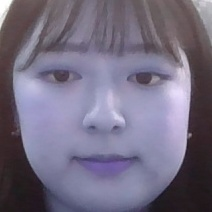
#> input picture dataset/User.1.1.jpg, 212 x 212 px; its folder holds 4 pictures in this run
$ jupyter execute --allow-errors face_learning.ipynb
#> lines starting #> are read from the running program, lines starting #| are printed output that depends on the picture
[cell 1]
import cv2
import numpy as np
from PIL import Image
import os

# Path for face image database
# path = './testset'
path = './dataset'
recognizer = cv2.face.LBPHFaceRecognizer_create()
detector = cv2.CascadeClassifier("haarcascade_frontalface_default.xml");

# function to get the images and label data
def getImagesAndLabels(path):
#> called with path = './dataset'
    imagePaths = [os.path.join(path,f) for f in os.listdir(path)]
    faceSamples=[]
    ids = []
    for imagePath in imagePaths:
        PIL_img = Image.open(imagePath).convert('L') # convert it to grayscale
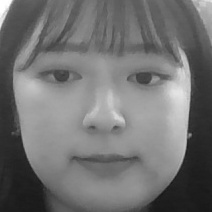
#> PIL_img: PIL image 212x212 L; min 22, max 255, mean 113.6
        img_numpy = np.array(PIL_img,'uint8')
        id = int(os.path.split(imagePath)[-1].split(".")[1])
        faces = detector.detectMultiScale(img_numpy)
#> faces = [[12, 13, 188, 188]]
        for (x,y,w,h) in faces:
            faceSamples.append(img_numpy[y:y+h,x:x+w])
            ids.append(id)
#> this loop made 1 pass
#> after the loop, faceSamples = 1 item; ids = [1]
#> pass 2 of the loop in getImagesAndLabels, `for imagePath in imagePaths:`:
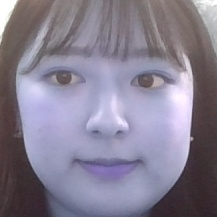
#> input picture dataset/User.1.10.jpg, 217 x 217 px
#> in getImagesAndLabels, `PIL_img = Image.open(imagePath).convert('L')`:
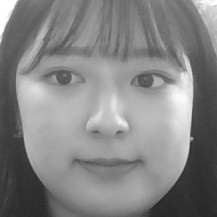
#> PIL_img: PIL image 217x217 L; min 37, max 255, mean 131.7
#> faces = [[14, 17, 189, 189]]
#> the loop in getImagesAndLabels, `for (x,y,w,h) in faces:` made 1 pass
#> after the loop in getImagesAndLabels, `for (x,y,w,h) in faces:`: faceSamples = 2 items; ids = [1, 1]
#> pass 3 of the loop in getImagesAndLabels, `for imagePath in imagePaths:`:
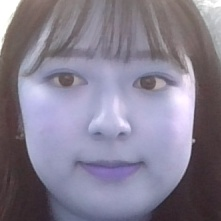
#> input picture dataset/User.1.11.jpg, 221 x 221 px
#> in getImagesAndLabels, `PIL_img = Image.open(imagePath).convert('L')`:
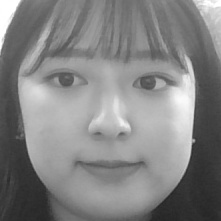
#> PIL_img: PIL image 221x221 L; min 36, max 255, mean 130.9
#> faces = [[14, 17, 192, 192]]
#> the loop in getImagesAndLabels, `for (x,y,w,h) in faces:` made 1 pass
#> after the loop in getImagesAndLabels, `for (x,y,w,h) in faces:`: faceSamples = 3 items; ids = [1, 1, 1]
#> the loop made 4 passes; the first 3 are shown
    return faceSamples,ids
print ("\n [INFO] Training faces. It will take a few seconds. Wait ...")
faces,ids = getImagesAndLabels(path)
recognizer.train(faces, np.array(ids))

# Save the model into trainer/trainer.yml
#> (the rest of this cell did not finish here and is left out)
